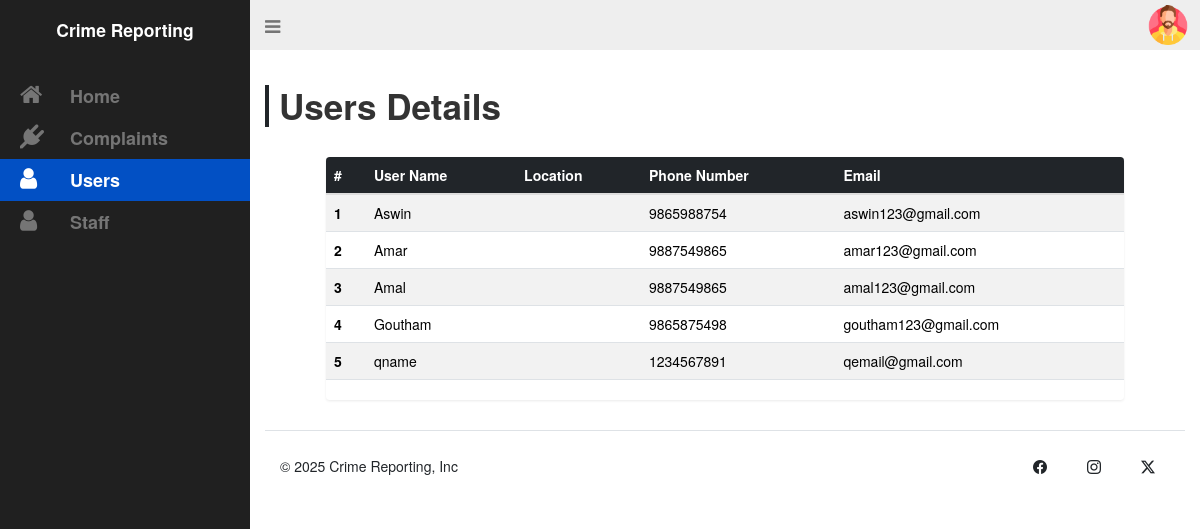
Screenshot of /Admin/pages/admin-user.php (signed in) with the database file from the repository.
### tables this page shows
CREATE TABLE `user` (
  `user_id` int(11) NOT NULL,
  `user_name` varchar(20) NOT NULL,
  `user_address` varchar(50) NOT NULL,
  `user_phno` varchar(20) NOT NULL,
  `user_email` varchar(20) NOT NULL,
  `user_password` varchar(20) NOT NULL,
  `user_compl` varchar(300) NOT NULL
);

### Admin/pages/admin-user.php (the view, shortened to what this page needs)
<?php
 include './connect.php';
?>
<!DOCTYPE html>
<html lang="en">
<head>
  <link rel="stylesheet" href="../static/admin.css">
  <link rel="stylesheet" href="https://cdn.jsdelivr.net/npm/bootstrap-icons@1.11.3/font/bootstrap-icons.min.css">
  <link href="https://cdn.jsdelivr.net/npm/bootstrap@5.3.3/dist/css/bootstrap.min.css" rel="stylesheet">
  <link rel="stylesheet" href="https://maxcdn.bootstrapcdn.com/bootstrap/3.3.7/css/bootstrap.min.css">
  <link rel="stylesheet" href="https://maxcdn.bootstrapcdn.com/font-awesome/4.7.0/css/font-awesome.min.css">
</head>
<body>
  <div id="wrapper">
    <aside id="sidebar-wrapper">
      <div class="sidebar-brand">
        <h2><div class="fs-3 fw-semibold">Crime Reporting</div></h2>
      </div>
      <ul class="sidebar-nav">
        <li><a href="./admin-home.php"><i class="fa fa-home"></i>Home</a></li>
        <li><a href="./admin-complaint.php"><i class="fa fa-plug"></i>Complaints</a></li>
        <li class="active"><a href="./admin-user.php"><i class="fa fa-user"></i>Users</a></li>
        <li><a href="./admin-staff.php"><i class="fa fa-user"></i>Staff</a></li>
      </ul>
    </aside>
    <div id="navbar-wrapper">
      <nav class="navbar navbar-inverse">
        <div class="container-fluid justify-content-between">
          <div class="navbar-header position-absolute top-0">
            <a href="#" class="navbar-brand" id="sidebar-toggle"><i class="fa fa-bars"></i></a>
          </div>
          <div class="d-flex align-items-center position-absolute end-0">
            <button class="btn rounded-circle border-0"  data-bs-toggle="dropdown" aria-expanded="false">
              <img src="../static/user.png" alt="" width="40">
            </button>
          </div>
        </div>
      </nav>
    </div>
    <section id="content-wrapper">
      <div class="row">
        <div class="col-lg-12">
        <h2 class="content-title display-4 fw-semibold border-start px-3 border-4 border-dark">Users Details</h2>
          <div class="container my-5" style="width:90%;">
<?php
$sql = mysqli_query($conn, "SELECT * FROM user ORDER BY user_id");
$serialNo = 1;
if(mysqli_num_rows($sql) > 0) {
?>
            <div class="table-responsive shadow-sm rounded-2">
              <table class="table table-hover table-striped align-middle">
                <thead class="table-dark">
                  <tr>
                    <th scope="col">#</th>
                    <th scope="col">User Name</th>
                    <th scope="col">Location</th>
                    <th scope="col">Phone Number</th>
                    <th scope="col">Email</th>
                  </tr>
                </thead>
                <tbody>
<?php
while($row = mysqli_fetch_assoc($sql)) {
?>
                  <tr>
                    <th scope="row"><?php echo $serialNo++; ?></th>
                    <td><?php echo htmlspecialchars($row['user_name']); ?></td>
                    <td><?php echo htmlspecialchars($row['user_location']); ?></td>
                    <td><?php echo htmlspecialchars($row['user_phno']); ?></td>
                    <td><?php echo htmlspecialchars($row['user_email']); ?></td>
                  </tr>
<?php
}
?>
                </tbody>
              </table>
            </div>
<?php
} else {
  echo "<div class='alert alert-warning text-center mt-5'>No Users Found</div>";
}
?>
          </div>
        </div>
      </div>
      <div class="row">
  <div class="container-fluid">
    <footer class="d-flex flex-wrap justify-content-between align-items-center py-4 border-top">
      <div class="col-md-4 d-flex align-items-center">
        <span class="mb-3 mb-md-0 text-dark">&copy; 2025 Crime Reporting, Inc</span>
      </div>
      <ul class="nav col-md-4 justify-content-end list-unstyled d-flex">
        <li class="ms-3"><a class=" text-dark" href="#"><i class="bi bi-facebook" width="24" height="24"></i></a></li>
        <li class="ms-3"><a class=" text-dark" href="#"><i class="bi bi-instagram" width="24" height="24"></i></a></li>
        <li class="ms-3"><a class=" text-dark" href="#"><i class="bi bi-twitter-x" width="24" height="24"></i></a></li>
      </ul>
    </footer>
  </div>
      </div>
    </section>
  </div>
</body>
</html>

### Admin/static/admin.css (style rules this page uses)
body { padding-bottom: 30px; position: relative; min-height: 100%; }
a { transition: background 0.2s, color 0.2s; }
#wrapper { padding-left: 0; transition: all 0.5s ease; position: relative; }
#sidebar-wrapper { z-index: 1000; position: fixed; left: 250px; width: 0; height: 100%; margin-left: -250px; overflow-y: auto; overflow-x: hidden; background: #202020; transition: all 0.5s ease; }
.sidebar-brand { position: absolute; top: 0; width: 250px; text-align: center; padding: 20px 0; }
.sidebar-brand h2 { margin: 0; font-weight: 600; font-size: 24px; color: #fff; }
.sidebar-nav { position: absolute; top: 75px; width: 250px; margin: 0; padding: 0; list-style: none; }
.sidebar-nav > li { text-indent: 10px; line-height: 42px; }
.sidebar-nav > li a { display: block; text-decoration: none; color: #757575; font-weight: 600; font-size: 18px; }
.sidebar-nav > li > a:hover, .sidebar-nav > li.active > a { text-decoration: none; color: #fff; background: #0250c4; }
.sidebar-nav > li > a i.fa { font-size: 24px; width: 60px; }
#navbar-wrapper { width: 100%; position: absolute; z-index: 2; }
#navbar-wrapper .navbar { border-width: 0 0 0 0; background-color: #eee; font-size: 24px; margin-bottom: 0; border-radius: 0; }
#navbar-wrapper .navbar a { color: #757575; }
#content-wrapper { width: 100%; position: absolute; padding: 15px; top: 100px; }
@media (min-width: 992px) { #wrapper { padding-left: 250px; } }
@media (min-width: 992px) { #sidebar-wrapper { width: 250px; } }
@media (min-width: 992px) { #navbar-wrapper { position: relative; } }
@media (min-width: 992px) { #content-wrapper { position: relative; top: 0; } }

### rows the page displays
user: user_name "Aswin", user_phno "9865988754", user_email "aswin123@gmail.com"
user: user_name "Amar", user_phno "9887549865", user_email "amar123@gmail.com"
user: user_name "Amal", user_phno "9887549865", user_email "amal123@gmail.com"
user: user_name "Goutham", user_phno "9865875498", user_email "goutham123@gmail.com"
user: user_name "qname", user_phno "1234567891", user_email "qemail@gmail.com"
